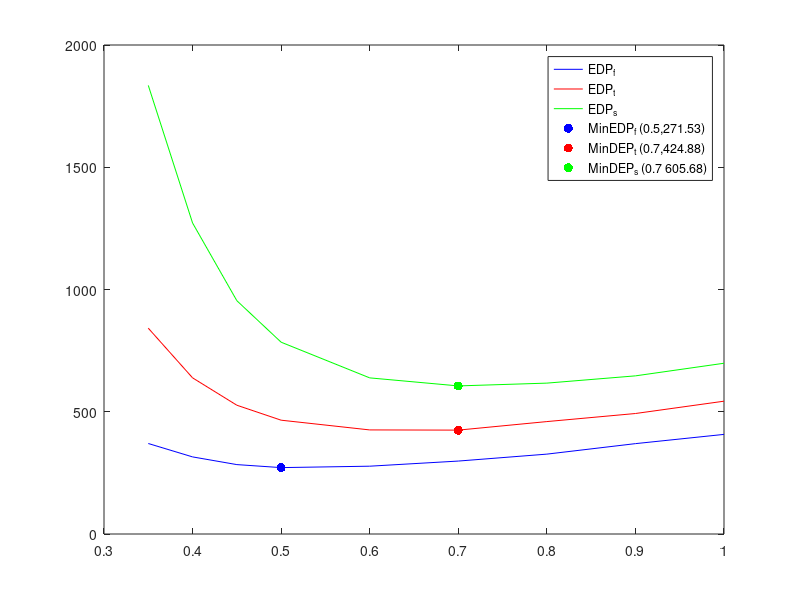

This figure's MATLAB source:
clear;
VDD=[1 0.9 0.8 0.7 0.6 0.5 0.45 0.4 0.35];
E=[19.4 15.4 12.1 9.04 6.45 4.31 3.42 2.65 1.99];
tp_f=[21 24 27 33 43 63 83 119 186];
tp_t=[28 32 38 47 66 108 154 241 423];
tp_s=[36 42 51 67 99 182 279 480 922];
EDP_f=tp_f.*E;
EDP_t=tp_t.*E;
EDP_s=tp_s.*E;
plot(VDD,EDP_f,'b',VDD,EDP_t,'r',VDD,EDP_s,'g');

hold on;
x=VDD;
y=EDP_f;
x=x(y==min(min(y)))
y=min(y)
plot(x,y,'b.','Markersize',20);

hold on;
x=VDD;
y=EDP_t;
x=x(y==min(min(y)))
y=min(y)
plot(x,y,'r.','Markersize',20);

hold on;
x=VDD;
y=EDP_s;
x=x(y==min(min(y)))
y=min(y)
plot(x,y,'g.','Markersize',20);
legend('EDP_f','EDP_t','EDP_s','MinEDP_f (0.5,271.53)','MinDEP_t (0.7,424.88)','MinDEP_s (0.7 605.68)');
